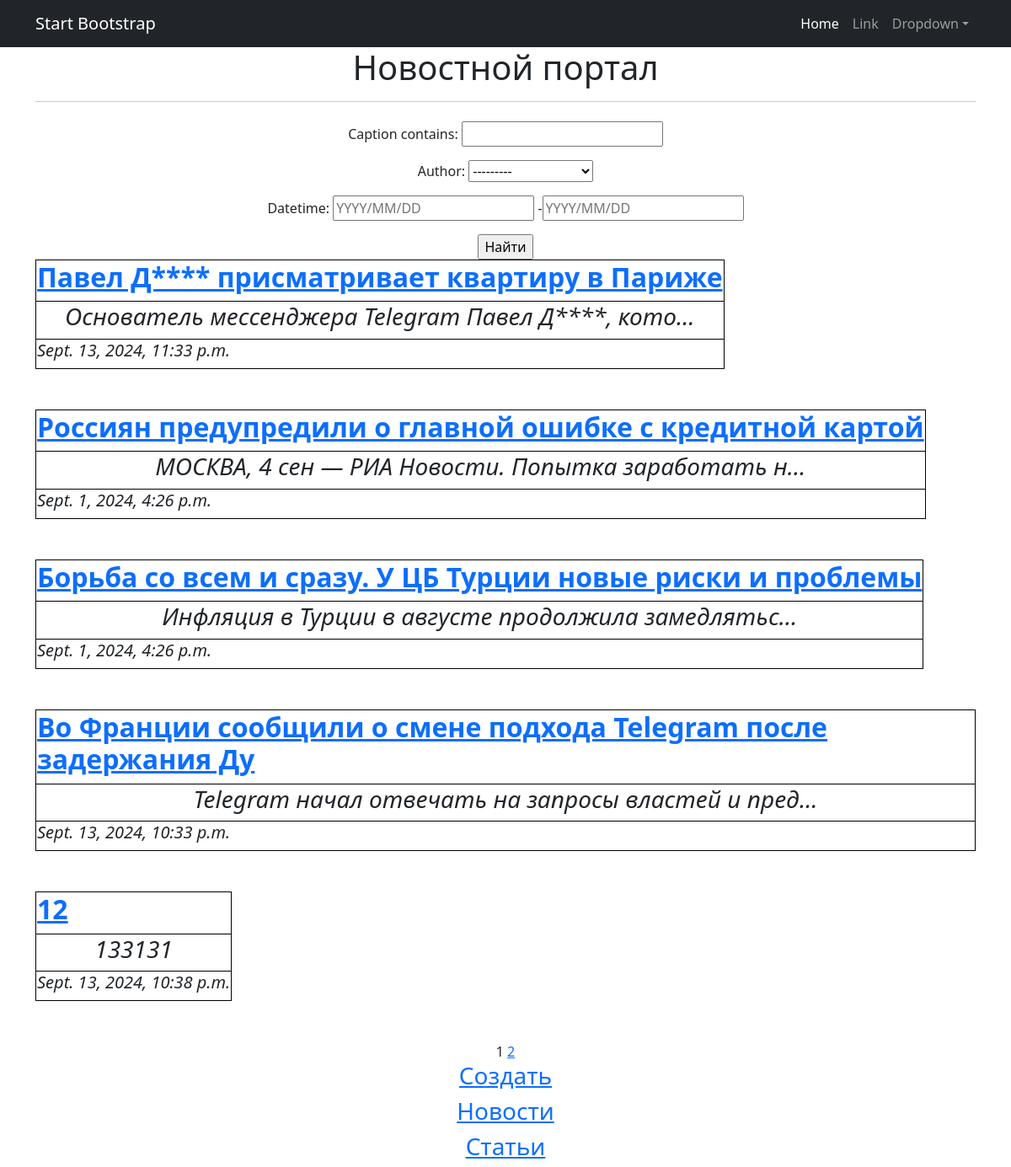
Page /news/ on the committed database.
### newsboardapp/models.py (models this page shows, shortened)
class Author(models.Model):
    id = models.IntegerField(default = 1)
    full_name = models.CharField(max_length=255)
    name = models.CharField(null=True, max_length=64)
    age = models.IntegerField(null=True, blank=True)
    rating = models.IntegerField(null=True, blank=True)
    email = models.CharField(max_length=255, blank=True)
    author = models.OneToOneField(
        User,
        on_delete=models.CASCADE,
        blank=True, primary_key = True,default = 1
    )

class Post(models.Model):
    author = models.ForeignKey(Author, on_delete=models.CASCADE, default=1)
    rating = models.IntegerField(null=True, blank=True, default=0)
    caption = models.CharField(null=True, max_length=64)
    text = models.CharField(null=True, max_length=1024)
    datetime = models.DateTimeField(auto_now_add=True)
    type = models.CharField(max_length=2,
                                choices=TYPE,
                                default=post)

class CensorWords(models.Model):
    name = models.CharField(null=True, max_length=64, unique=True)

### newsboardapp/views.py (the view)
# urls.py: path('news/', PostList.as_view(),name='news'),
class PostList(ListView):
    queryset = Post.objects.filter(type = 'NW')
    template_name = 'News.html'
    context_object_name = 'news'
    paginate_by = 5
    def get_context_data(self, **kwargs):
        context = super().get_context_data(**kwargs)
        context['time_now'] = datetime.utcnow()
        context['filterset'] = self.filterset
        return context
    def get_queryset(self):
        queryset = super().get_queryset()
        self.filterset = NewsFilter(self.request.GET, queryset)
        return self.filterset.qs

### newsboardapp/templatetags/custom_filters.py (called while the page is built)
@register.filter()
def censor(value):
   if type('Hello, world!') is str:
      result = value
      for nword in CensorWords.objects.filter():
         result = result.replace(nword.name, nword.name[0]+'*'*(len(nword.name)-1) )
      return result
   else:
      return value

### newsboardapp/templatetags/custom_tags.py (called while the page is built)
@register.simple_tag(takes_context=True)
def url_replace(context, **kwargs):
   d = context['request'].GET.copy()
   for k, v in kwargs.items():
       d[k] = v
   return d.urlencode()

### templates/News.html (shortened to what this page needs)
{% extends 'flatpages/default.html' %}
{% load custom_filters %}!
{% load custom_tags %}
{% block content %}
<h1>Новостной портал</h1>
<hr size="10">
<form action="" method="get">
    {{ filterset.form.as_p }}
    <input type="submit" value="Найти"/>
</form>
{% if news %}
{% for post in news %}
<table>
    <tr>
        <td><a href="/news/{{ post.id }}"><h2 align="left"><b>{{ post.caption|censor }}</b></h2></a></td>
    </tr>
    <tr>
        <td><h3><i>{{ post.text|censor|truncatechars:50 }}</i></h3></td>
    </tr>
    <tr>
        <td><h5 align="left"><i>{{ post.datetime|default_if_none:time_now }}</i></h5></td>
    </tr>
</table>
<br>
<br>
{% endfor %}
{% else %}
<h2>Странно , видимо ничего непроисходит ....</h2>
{% endif %}
{{ page_obj.number }}
{% if page_obj.has_next %}
<a href="?{% url_replace page=page_obj.next_page_number %}">{{ page_obj.next_page_number }}</a>
{% endif %}
<h3> <a href="/news/create/"> Создать </a> </h3>
<h3> <a href="/news/"> Новости </a> </h3>
<h3> <a href="/articles/"> Статьи </a> </h3>
{% endblock content %}

### templates/News.html (style rules this page uses)
table, th, td { border: 1px solid black; }

### rows in the picture
Author: author "---------"
Post: caption|censor "Павел Д**** присматривает квартиру в Париже", text|censor "Основатель мессенджера Telegram Павел Д****, кото…", datetime "Sept. 13, 2024, 11:33 p.m."
Post: caption|censor "Россиян предупредили о главной ошибке с кредитной картой", text|censor "МОСКВА, 4 сен — РИА Новости. Попытка заработать н…", datetime "Sept. 1, 2024, 4:26 p.m."
Post: caption|censor "Борьба со всем и сразу. У ЦБ Турции новые риски и проблемы", text|censor "Инфляция в Турции в августе продолжила замедлятьс…", datetime "Sept. 1, 2024, 4:26 p.m."
Post: caption|censor "Во Франции сообщили о смене подхода Telegram после задержания Ду", text|censor "Telegram начал отвечать на запросы властей и пред…", datetime "Sept. 13, 2024, 10:33 p.m."
Post: caption|censor "12", text|censor "133131", datetime "Sept. 13, 2024, 10:38 p.m."

### other values in the picture
{{ page_obj.number }} "1"
{{ page_obj.next_page_number }} "2"
